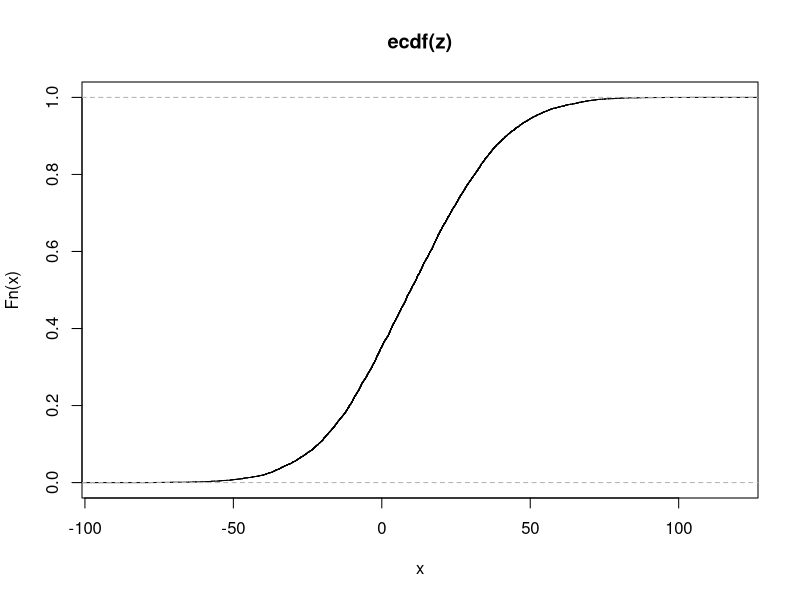
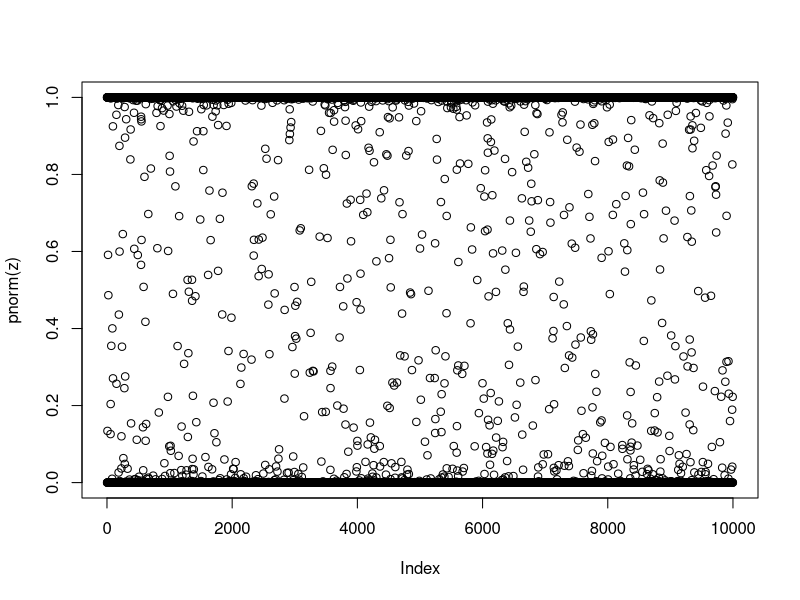

Reproduce these figures in R, in order.
#HW 3 submitted by Ryan Gallagher and Aninda Roy

#Z ~ N(mean=10, sd=25),P[Z<c]=0.025: what is c
qnorm(0.025,10,25)
# =-38.9991

# Z~Beta(shape1=10, shape2=25), P[Z<c]=0.025, P[Z<d]=0.975
qbeta(0.025,10,25)
# c=0.1509837
qbeta(0.975,10,25)
# d=0.4436154

# Z ~ Gamma(shape=10,rate=25), P[Z<c]=0.025, P[Z<d]=0.975
qgamma(0.025,10,25)
# c=0.1918
qgamma(0.975,10,25)
# d= 0.68339

# F f: Z~F(df1=10,df2=25), P[Z<c]=0.025, P[Z<d]=0.975
qf(0.025,10,25)
# c = 0.298
qf(0.975,10,25)
# d=2.6134

#Poisson pois: Z~Poisson(lambda=25), P[Z<=15]=p
ppois(15,25)
# = 0.022293

#Normal norm:Z~N(mean=10,sd=25)
#Generate 10000 random Z and graphically compare the empirical CDF, ecdf(), with the true CDF.
#And calculate sigma^2

z = rnorm(10000,10,25) #this makes your variable Z
plot(ecdf(z)) #This plots the empirical cdf
plot(pnorm(z)) #This is the true CDF plot

N=10000
EstMC = rep(0,10000)
for(i in 1:N){
    Z = rnorm(N,10,25)
    EstMC[i] = mean(Z)
    }
var(EstMC)
